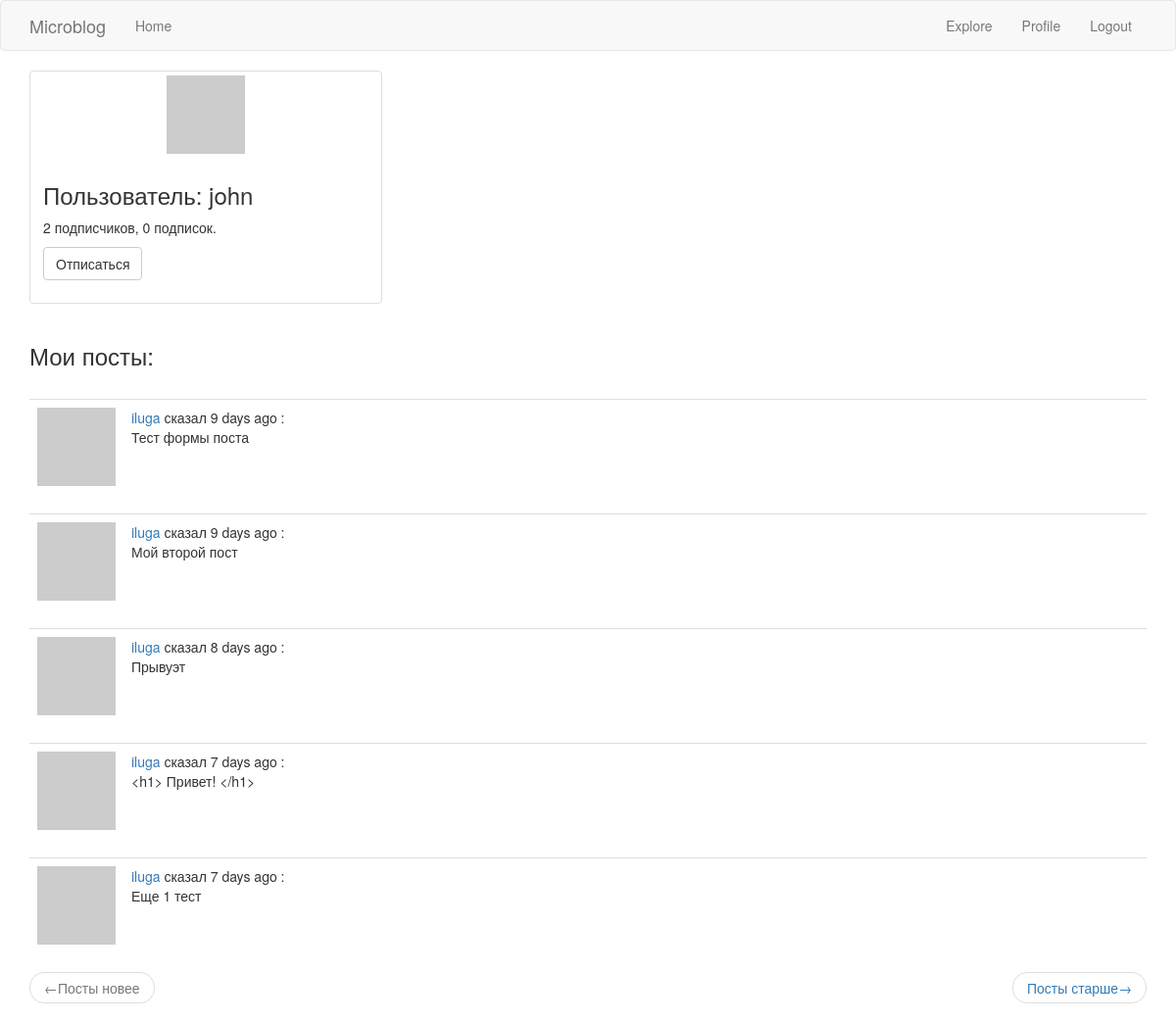
The page /user/john (signed in) on the database its author committed.
### app/models.py (models this page shows, shortened)
class User(UserMixin, db.Model):
    id = db.Column(db.Integer, primary_key=True)
    username = db.Column(db.String(64), index=True, unique=True)
    email = db.Column(db.String(120), index=True, unique=True)
    password_hash = db.Column(db.String(128))
    posts = db.relationship('Post', backref='author', lazy='dynamic')
    about_me = db.Column(db.String(140))
    last_seen = db.Column(db.DateTime, default=datetime.utcnow)
    followed = db.relationship(
        'User', secondary = followers,
        primaryjoin = (followers.c.follower_id == id),
        secondaryjoin = (followers.c.followed_id == id),
        backref = db.backref('followers', lazy='dynamic'), lazy='dynamic')
    def avatar(self, size):
        digest = md5(self.email.lower().encode('utf-8')).hexdigest()
        return 'https://www.gravatar.com/avatar/{}?d=identicon&s={}'.format(digest, size)
    def is_following(self, user):
        return self.followed.filter(
            followers.c.followed_id == user.id).count() > 0

class Post(db.Model):
    id = db.Column(db.Integer, primary_key=True)
    body = db.Column(db.String(140))
    timestamp = db.Column(db.DateTime, index=True, default=datetime.utcnow)
    user_id = db.Column(db.Integer, db.ForeignKey('user.id'))

### app/routes.py (the view)
@app.route('/user/<username>')
@login_required
def user(username):
    user = User.query.filter_by(username=username).first_or_404()
    page = request.args.get('page', 1, type=int)
    posts = current_user.posts.paginate(page, app.config['POSTS_PER_PAGE'], False)
    next_url = url_for('user', username=user.username, page=posts.next_num) if posts.has_next else None
    prev_url = url_for('user', username=user.username, page=posts.prev_num) if posts.has_prev else None
    return render_template('user.html', user=user, posts=posts.items,
                           next_url=next_url, prev_url=prev_url)

### app/models.py (called while the page is built)
@login.user_loader
def load_user(id):
    return User.query.get(int(id))

### app/routes.py (called while the page is built)
@app.before_request
def before_request():
    if current_user.is_authenticated:
        current_user.last_seen = datetime.utcnow()
        db.session.commit()

### app/templates/user.html (shortened to what this page needs)
{% extends 'base.html' %}
{% block app_content %}
<div class="row">
  <div class="col-sm-6 col-md-4">
    <div class="thumbnail">
      <img src="{{ user.avatar(128)}}">
      <div class="caption">
        <h3>Пользователь: {{ user.username }}</h3>
        <p> {{ user.followers.count() }} подписчиков, {{ user.followed.count() }} подписок.</p>
        {%  if user == current_user %}
            <p><a href="{{ url_for('edit_profile') }}" class="btn btn-primary" role="button">Редактировать профиль</a></p>
        {% elif not current_user.is_following(user) %}
            <p><a href="{{ url_for('follow', username=user.username) }}" class="btn btn-primary" role="button">Подписаться</a></p>
        {% else %}
            <p><a href="{{ url_for('unfollow', username=user.username) }}" class="btn btn-default" role="button">Отписаться</a></p>
        {% endif %}
      </div>
    </div>
  </div>
</div>
<h3>Мои посты:</h3><br>
    {% for post in posts %}
        {% include '_post.html' %}
    {% endfor %}
    <nav aria-label="...">
        <ul class="pager">
            <li class="previous {% if not prev_url %} disabled {% endif %}">
                <a href="{{ prev_url or '#' }}">
                    <span aria-hidden="true">&larr;</span>Посты новее
                </a>
            </li>
            <li class="next{% if not next_url %} disabled {% endif %}">
                <a href="{{ next_url or '#' }}">
                    <span aria-hidden="true">Посты старше</span>&rarr;
                </a>
            </li>
        </ul>
    </nav>
{% endblock %}

### app/templates/_post.html
<table class="table table-hover">
    <tr>
        <td width="70px">
            <a href="{{ url_for('user', username=post.author.username) }}">
            <img src="{{ post.author.avatar(36) }}">
        </a>
        </td>
        <td>
            <a href="{{ url_for('user', username=post.author.username) }}">
            {{ post.author.username }}
            </a>
            сказал {{ moment(post.timestamp).fromNow() }} : <br>
            {{ post.body }}
        </td>
    </tr>
</table>

### rows shown on the page
User: username "john"
Post: author.username "iluga", timestamp "9 days ago", body "Тест формы поста"
Post: author.username "iluga", timestamp "9 days ago", body "Мой второй пост"
Post: author.username "iluga", timestamp "8 days ago", body "Прывуэт"
Post: author.username "iluga", timestamp "7 days ago", body "<h1> Привет! </h1>"
Post: author.username "iluga", timestamp "7 days ago", body "Еще 1 тест"

### other values the page prints
{{ user.followers.count() }} "2"
{{ user.followed.count() }} "0"
